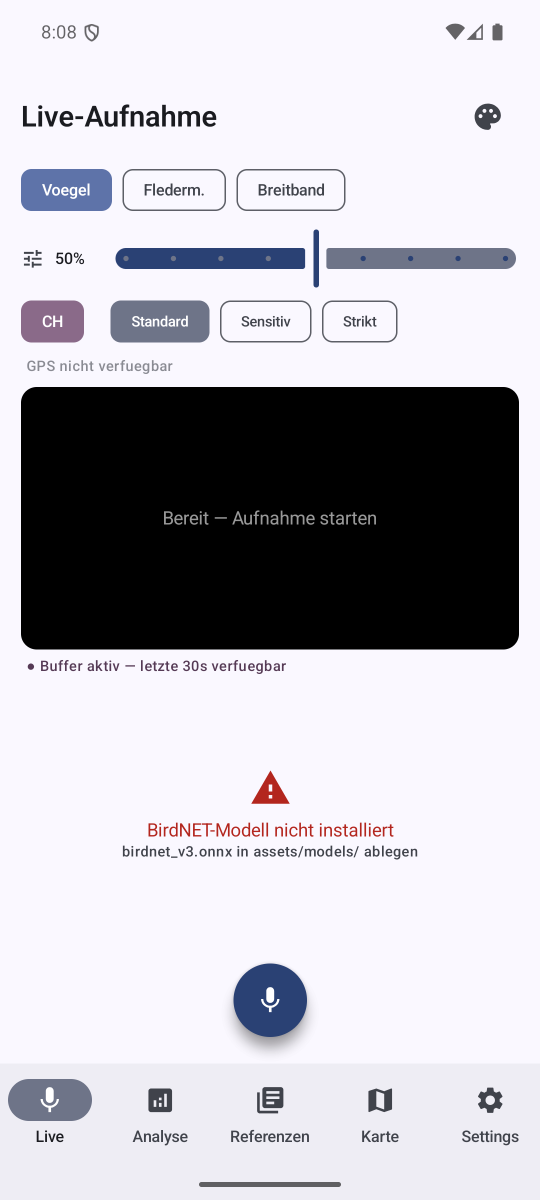
#> input picture pirol_analyse.png, 1080 x 2400 px (shown at 1/2 size)
$ python make_app_icon.py ../pirol_analyse.png
#> lines starting #> are read from the running program, lines starting #| are printed output that depends on the picture
"""Erzeugt das PIROL-App-Icon (Adaptive Icon, Legacy, Play-Store, Vorschau).

Aufruf: python -I tools/make_app_icon.py <vorlage.jpg>
Benoetigt Pillow und numpy. Die Vorlage ist ein Mockup mit gelbem Icon;
nur das schwarze Symbol wird per Luminanz freigestellt.
"""
import sys
from pathlib import Path

import numpy as np
from PIL import Image, ImageDraw

ROOT = Path(__file__).resolve().parent.parent
RES = ROOT / "app" / "src" / "main" / "res"
ICON_DIR = ROOT / "tools" / "icon"

# Zuschnitt innerhalb der gelben Flaeche (Rundung und Rand ausgeschlossen)
CROP = (492, 180, 888, 590)
# Dichte -> (Adaptive-Kantenlaenge dp*d, Legacy-Kantenlaenge)
DENSITIES = {"mdpi": (108, 48), "hdpi": (162, 72), "xhdpi": (216, 96),
             "xxhdpi": (324, 144), "xxxhdpi": (432, 192)}
SAFE = 0.61        # Motivgroesse relativ zur Adaptive-Kante (66/108 dp)
INK = (26, 28, 30)


def extract(src):
#> called with src = '../pirol_analyse.png'
    img = Image.open(src).convert("RGB")
    a = np.asarray(img.crop(CROP)).astype(np.float32)
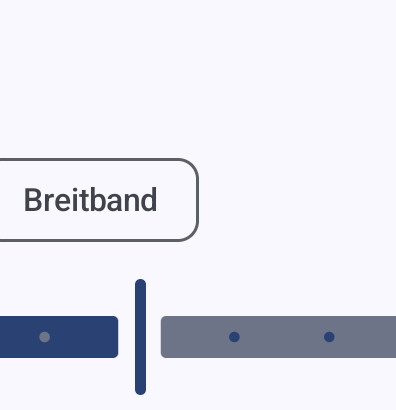
#> a: shape (410, 396, 3) float32; mean R, G, B 230.5, 230.2, 240.2
    lum = a @ np.array([0.299, 0.587, 0.114], dtype=np.float32)
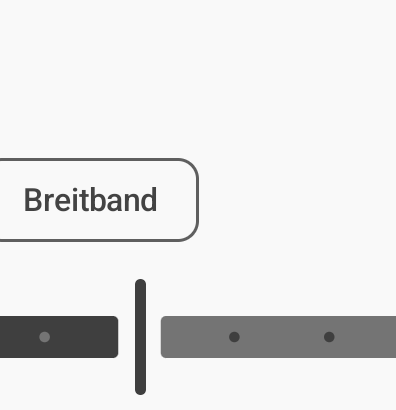
#> lum: shape (410, 396) float32; min 63.94, max 249.4, mean 231.4
    # Gelb: Median der hellen, farbigen Pixel (R hoch, B niedrig)
    yellow_mask = (a[..., 0] > 200) & (a[..., 2] < 90)
#> yellow_mask: shape (410, 396) bool; every value is 0
#> (the run stopped early here; a loop or call above may not have finished)
